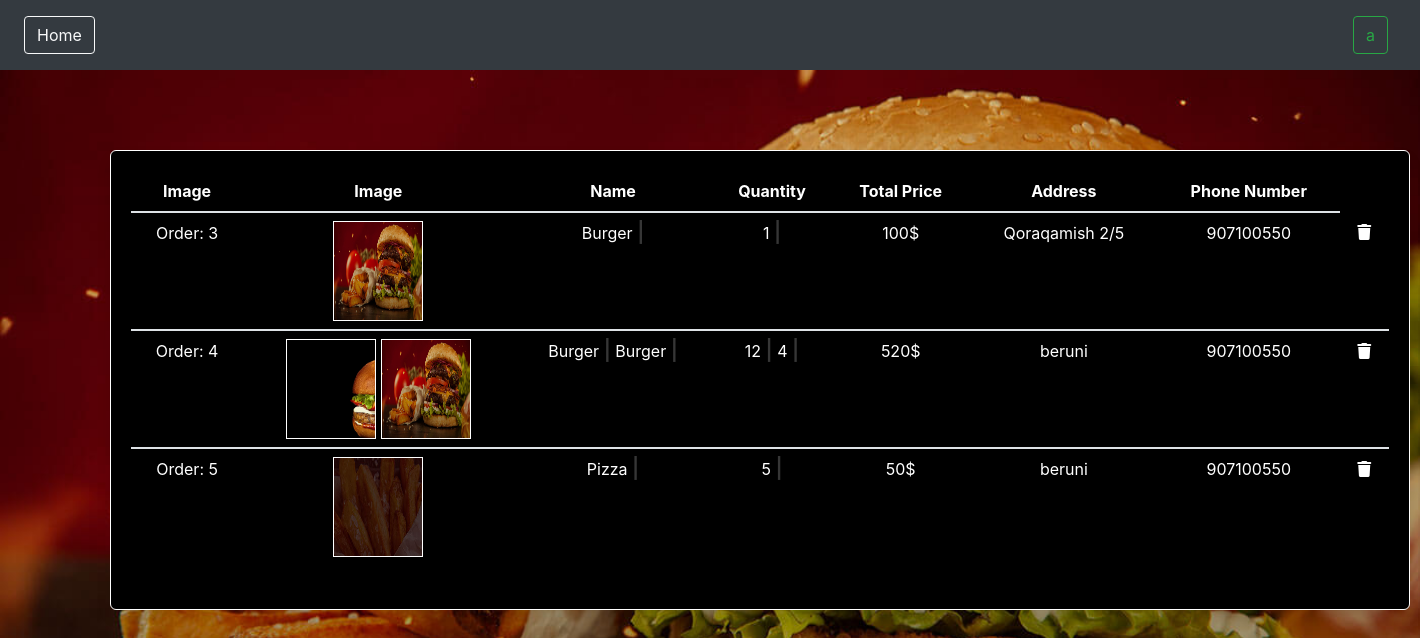
The app's page /orders/ (signed in) with its own data.
### food/models.py (models this page shows, shortened)
class Order(models.Model):
    user = models.ForeignKey(User, on_delete=models.CASCADE)
    address = models.TextField()
    phone = models.IntegerField(blank = True)
    total_price = models.IntegerField()

class OrderProduct(models.Model):
    order = models.ForeignKey(Order, on_delete=models.CASCADE, related_name='order_food')
    food = models.ForeignKey(Food, on_delete=models.CASCADE)
    total_quantity = models.IntegerField()
    total_price = models.IntegerField()

class Food(models.Model):
    image=models.ImageField()
    name=models.CharField(max_length=200)
    description=models.TextField()
    price=models.IntegerField()
    category=models.ForeignKey(Category, default=None, on_delete=models.CASCADE, null=True)
    def __str__(self):
        return self.name

### food/views.py (the view)
# urls.py: path('orders/', orders, name='orders'),
def orders(request):
    orders = Order.objects.filter(user = request.user)
    if not orders:
        return redirect('food')
    return render(request, 'orders.html', {'orders':orders})

### templates/orders.html (shortened to what this page needs)
{% load static %}
<!DOCTYPE html>
<html lang="en">
<head>
  <link rel="stylesheet" href="https://cdn.jsdelivr.net/npm/bulma@0.9.4/css/bulma.min.css" />
  <link rel="stylesheet" href="https://cdnjs.cloudflare.com/ajax/libs/font-awesome/6.2.0/css/all.min.css"
 />
    <link rel="stylesheet" href="https://cdn.jsdelivr.net/npm/bootstrap@4.3.1/dist/css/bootstrap.min.css"
>
</head>
<body>
  <nav class="navbar navbar-expand-lg navbar-dark bg-dark">
    <div class="collapse navbar-collapse" id="navbarColor01">
      {% if user.is_authenticated %}
      <ul class="navbar-nav mr-auto">
        <li class="nav-item active">
          <a class="nav-link" href="{% url 'food' %}">
            <button class="btn btn-outline-light my-2 my-sm-0" type="submit">Home</button>
          </a>
        </li>
      </ul>
      <a class="nav-link">
        <button class="btn btn-outline-success my-2 my-sm-0" type="submit">{{ user }}</button>
      </a>
      {% else %}
      <a class="nav-link" href="{% url 'sign_up' %}">
        <button class="btn btn-outline-danger my-2 my-sm-0" type="submit">Sign Up</button>
      </a>
      {% endif %}
    </div>
  </nav>
  <div class="box" style="position: relative; width:1300px; left:110px; bottom:660px; background-color: black; border:1px solid #fff;">
    <div class="content has-text-centered" style="position:relative;">
      <table class="table" style="background-color: #000; border: 3 solid;">
        <thead>
          <tr>
            <th style="color: white;">Image</th>
            <th style="color: white;">Image</th>
            <th style="color: white;">Name</th>
            <th style="color: white;">Quantity</th>
            <th style="color: white;">Total Price</th>
            <th style="color: white;">Address</th>
            <th style="color: white;">Phone Number</th>
          </tr>
        </thead>
        {% for order in orders %}
        <tbody>
          <tr>
              <a href="{% url 'delete_order' order.pk %}" class="has-text-dark" style="color: white;">
            <td style="color: white;">
            Order: {{ order.pk }}
            </td>
            <td>
              {% for item in order.order_food.all %}
              <img src="{{ item.food.image.url }}" style="position: relative; width: 90px; height: 100px; border: 1px solid #fff;">
              {% endfor %}
            </td>
            <td style="color: white;">
              {% for item in order.order_food.all %}
              {{ item.food }}
              <span class="title is-5">|</span>
              {% endfor %}
            </td>
            <td style="color: white;">
              {% for item in order.order_food.all %}
              {{ item.total_quantity }}
              <span class="title is-5">|</span>
              {% endfor %}
            </td>
            <td style="color: white;">
              {{ order.total_price }}$
            </td>
            <td style="color: white;">{{ order.address }}</td>
            <td style="color: white;">{{ order.phone }}</td>
            <td>
              <a href="{% url 'delete_order' order.pk %}" class="has-text-white">
                <i class="fa-solid fa-trash"></i>
              </a>
            </td>
          </tr>
        </tbody>
        {% endfor %}
      </table>
    </div>
  </div>
</body>
</html>

### records on screen
Order: pk "3", total_price "100", address "Qoraqamish 2/5", phone "907100550"
OrderProduct: food.image (picture), food "Burger", total_quantity "1"
Order: pk "4", total_price "520", address "beruni", phone "907100550"
OrderProduct: food.image (picture), food "Burger", total_quantity "12"
OrderProduct: food.image (picture), food "Burger", total_quantity "4"
Order: pk "5", total_price "50", address "beruni", phone "907100550"
OrderProduct: food.image (picture), food "Pizza", total_quantity "5"

### other values on screen
{{ user }} "a"
